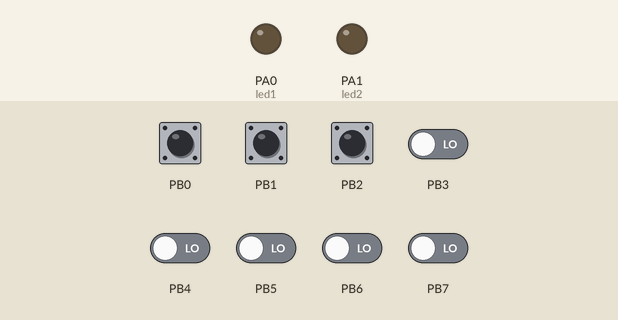
The program below on a simulated ATmega32, built with avr-gcc and emulated at 16 MHz. Shown: output pins drawn as LEDs (lit = HIGH). Inputs (shaded band) come from the test bench; at power-on: PB0–2 HIGH, PB3–7 LOW.

Above: at 1.2 s.
1.3 s: PB0 pulled LOW for 0.15 s
At 1.4 s:
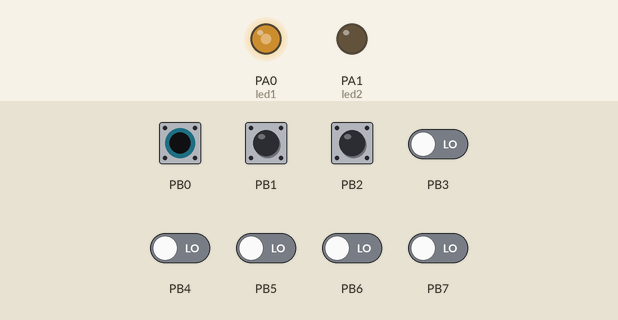
3.0 s: PB1 pulled LOW for 0.15 s
At 3.1 s:
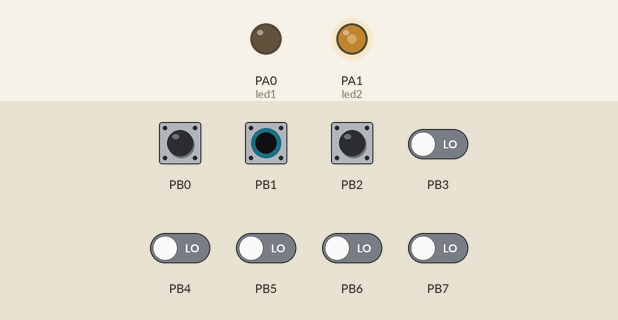
4.7 s: PB2 pulled LOW for 0.15 s
At 4.8 s:
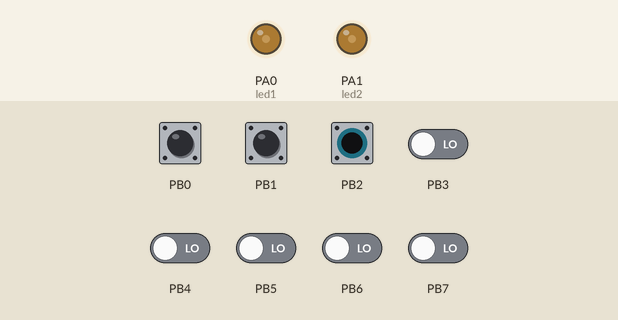
6.4 s: PB0 pulled LOW for 1 s
At 8.6 s:
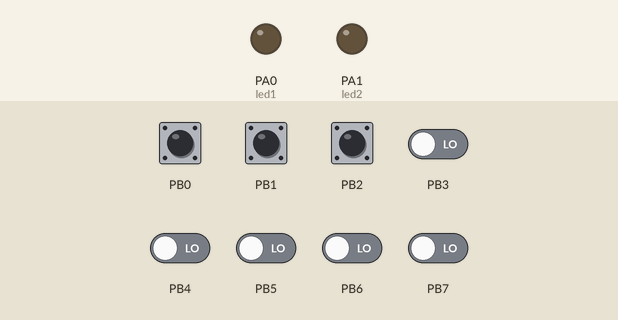
8.9 s: PB0 driven LOW and PB1 driven LOW
At 9.7 s:
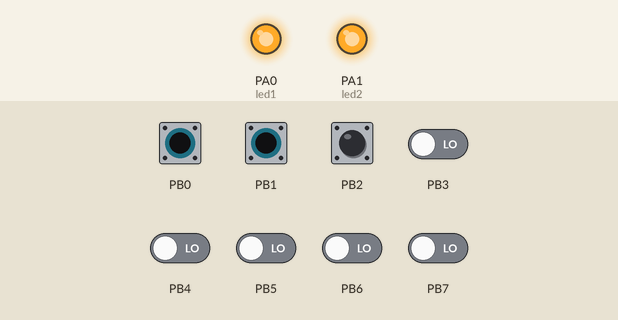
Timing chart, 0 to 11.4 s (numbered marks = the images above; inputs shaded):
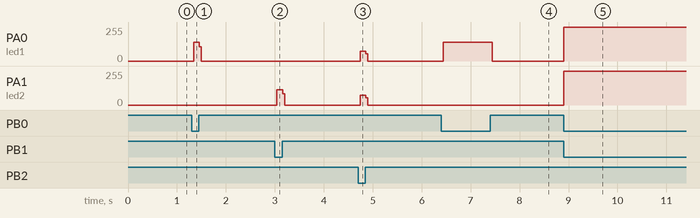

Measured:
- after the input at 1.3 s, PA0 (led1): 0/255 → 142/255 at once, → 0/255 0.12 s later
- after the input at 3.0 s, PA1 (led2): 0/255 → 113/255 at once, → 0/255 0.12 s later
- after the input at 4.7 s, PA0 (led1), PA1 (led2): 0/255 → 73/255 at once, → 0/255 0.12 s later
- after the input at 6.4 s, PA0 (led1): 0/255 → 142/255 at once, → 0/255 1.0 s later
- after the input at 8.9 s, PA0 (led1), PA1 (led2): 0/255 → 255/255 at once

The program:

main.c
```c
/*
 * main.c
 *
 *  Created on: Apr 22, 2023
 *      Author: Sherif Ahmed
 */

#include <stdio.h>
#include <util/delay.h>
#include "stdint.h"

#define PORTA    	*((u8*)0x3B)
#define DDRA     	*((u8*)0x3A)
#define PINA    	*((volatile u8*)0x39)

#define PORTB    	*((u8*)0x38)
#define DDRB     	*((u8*)0x37)
#define PINB   	 	*((volatile u8*)0x36)

#define PORTD    	*((u8*)0x32)
#define DDRD    	*((u8*)0x31)
#define PIND    	*((volatile u8*)0x30)

int main(void)
{
	//set direction pin0 , pin1 as output for led
	DDRA |= (1<<0) ;
	DDRA |= (1<<1) ;
	//set value off in normal mode for leds
	PORTA &= ~(1<<0) ;
	PORTA &= ~(1<<1) ;
	//set direction for button as input pin0,1,2
	DDRB &= ~(1<<0) ;
	DDRB &= ~(1<<1) ;
	DDRB &= ~(1<<2) ;
	//activate pull-up mode for push button
	PORTB |= (1<<0) ;
	PORTB |= (1<<1) ;
	PORTB |= (1<<2) ;
	u8 pinStatus1,pinStatus2,pinStatus3 ;
	while (1)
	{
		/*while (((PINB>>0)&1) ==0) ;
		while (((PINB>>1)&1) ==0) ;
		while (((PINB>>2)&1) ==0) ;*/
		pinStatus1 = ((PINB>>0)&1) ;
		pinStatus2 = ((PINB>>1)&1) ;
		pinStatus3 = ((PINB>>2)&1) ;
		if (pinStatus1==0)
		{
			PORTA |= (1<<0) ; //turn on led1 only
		}
		if (pinStatus2==0)
		{
			PORTA |= (1<<1) ; //turn on led2 only
		}
		if (pinStatus3==0)
		{
			PORTA |= (1<<0) ; //turn on led1
			PORTA |= (1<<1) ; //turn on led2
		}
		if (pinStatus1==0 && pinStatus2==0 )
		{
			PORTA |= (1<<0) ; //turn on led1
			PORTA |= (1<<1) ; //turn on led2
		}
		else
		{
			PORTA &= ~(1<<0) ;
			PORTA &= ~(1<<1) ;
		}
	}


}
```

stdint.h
```c
/*
 * stdint.h
 *
 *  Created on: Mar 11, 2023
 *      Author: Sherif Ahmed
 */

#ifndef STDINT_H_
#define STDINT_H_
/*typedef <data type> <newName>*/

typedef unsigned char   u8 ;
typedef unsigned short int  u16 ;
typedef unsigned long int   u32 ;

typedef signed char    s8 ;
typedef signed short int s16 ;
typedef signed long int    s32 ;

typedef float  f32 ;
typedef double f64 ;
typedef long double  f80 ;


#endif /* STDINT_H_ */
```
